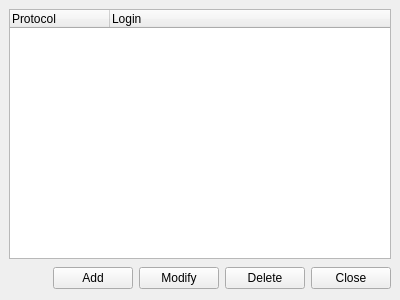
<ui version="4.0" >
 <author></author>
 <comment></comment>
 <exportmacro></exportmacro>
 <class>IMAccountManager</class>
 <widget class="QWidget" name="IMAccountManager" >
  <property name="geometry" >
   <rect>
    <x>0</x>
    <y>0</y>
    <width>400</width>
    <height>300</height>
   </rect>
  </property>
  <property name="windowTitle" >
   <string>WengoPhone - My Instant Messaging Accounts (MSN, Jabber...)</string>
  </property>
  <layout class="QGridLayout" >
   <property name="margin" >
    <number>9</number>
   </property>
   <property name="spacing" >
    <number>6</number>
   </property>
   <item row="0" column="0" >
    <widget class="QTreeWidget" name="treeWidget" >
     <property name="minimumSize" >
      <size>
       <width>0</width>
       <height>70</height>
      </size>
     </property>
     <property name="lineWidth" >
      <number>1</number>
     </property>
     <property name="rootIsDecorated" >
      <bool>false</bool>
     </property>
     <column>
      <property name="text" >
       <string>Protocol</string>
      </property>
     </column>
     <column>
      <property name="text" >
       <string>Login</string>
      </property>
     </column>
    </widget>
   </item>
   <item row="1" column="0" >
    <layout class="QGridLayout" >
     <property name="margin" >
      <number>0</number>
     </property>
     <property name="spacing" >
      <number>6</number>
     </property>
     <item row="0" column="3" >
      <widget class="QPushButton" name="deleteIMAccountButton" >
       <property name="text" >
        <string>Delete</string>
       </property>
       <property name="icon" >
        <iconset resource="../wengophone.qrc" >:/pics/delete.png</iconset>
       </property>
      </widget>
     </item>
     <item row="0" column="0" >
      <spacer>
       <property name="orientation" >
        <enum>Qt::Horizontal</enum>
       </property>
       <property name="sizeHint" >
        <size>
         <width>110</width>
         <height>26</height>
        </size>
       </property>
      </spacer>
     </item>
     <item row="0" column="2" >
      <widget class="QPushButton" name="modifyIMAccountButton" >
       <property name="text" >
        <string>Modify</string>
       </property>
       <property name="icon" >
        <iconset resource="../wengophone.qrc" >:/pics/edit.png</iconset>
       </property>
      </widget>
     </item>
     <item row="0" column="4" >
      <widget class="QPushButton" name="closeButton" >
       <property name="text" >
        <string>Close</string>
       </property>
      </widget>
     </item>
     <item row="0" column="1" >
      <widget class="QPushButton" name="addIMAccountButton" >
       <property name="text" >
        <string>Add</string>
       </property>
       <property name="icon" >
        <iconset resource="../wengophone.qrc" >:/pics/add.png</iconset>
       </property>
      </widget>
     </item>
    </layout>
   </item>
  </layout>
 </widget>
 <pixmapfunction></pixmapfunction>
 <tabstops>
  <tabstop>treeWidget</tabstop>
  <tabstop>addIMAccountButton</tabstop>
  <tabstop>modifyIMAccountButton</tabstop>
  <tabstop>deleteIMAccountButton</tabstop>
  <tabstop>closeButton</tabstop>
 </tabstops>
 <resources>
  <include location="../wengophone.qrc" />
 </resources>
 <connections/>
</ui>
